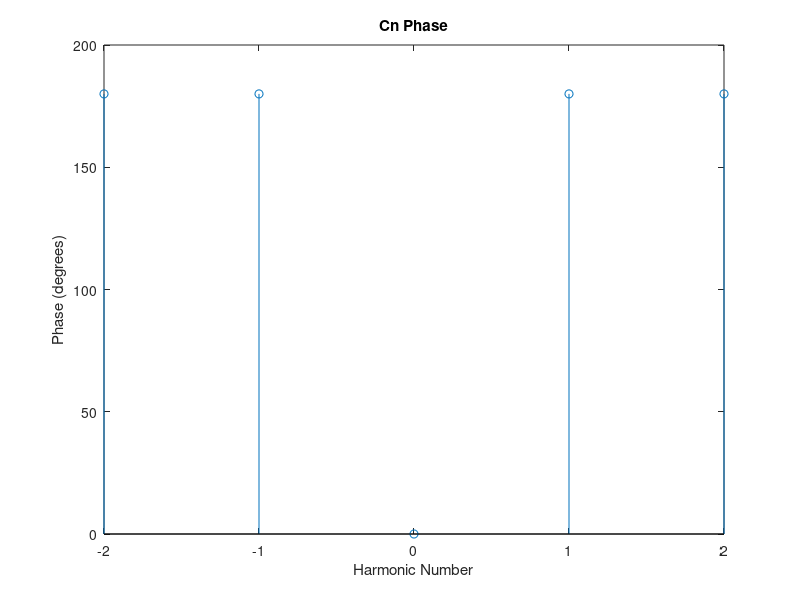

Write the MATLAB code that produced this figure.
% Anthony Rosenblum
% EELE 203
% 6/4/2018
% ICA 23

%%
j = sqrt(-1);

e = exp(1);
t = [-5;1/50;5];


n =[-2:1:2];

cn= 1/(2*pi) * ((e.^(pi*j*(1-2*n)))./(2*n-1) - (e.^(pi*j*(-2*n-1)))./(2*n+1));

stem(n,abs(cn))
title('Cn Magnitude')
xlabel('Harmonic Number')
ylabel('Magnitude')

%%

stem(n,angle(cn) * 180/pi)
title('Cn Phase')
xlabel('Harmonic Number')
ylabel('Phase (degrees)')


